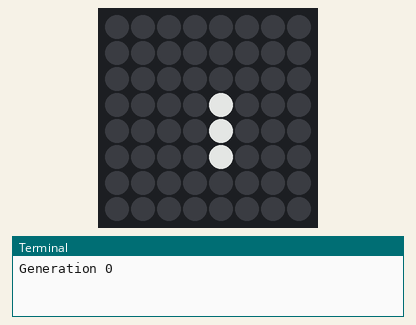
This program was run on a simulated Raspberry Pi (BCM pin numbers) with a Sense HAT. Parts: the Sense HAT's 8×8 RGB LED matrix, the last lines printed to the terminal. Dim RGB values are drawn brighter than linear.

Above: at 0.1 s.
At 1.1 s:
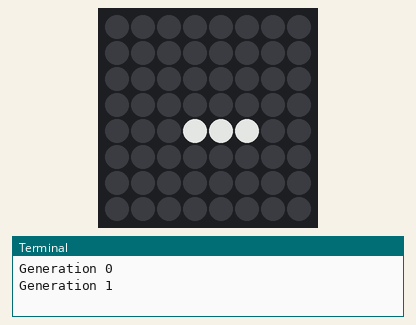
At 2.1 s:
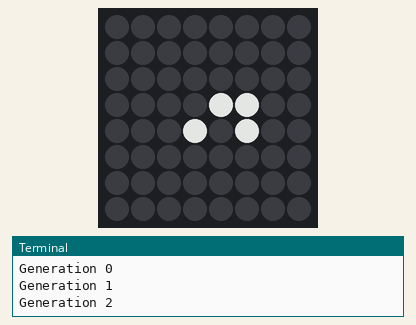
At 3.1 s:
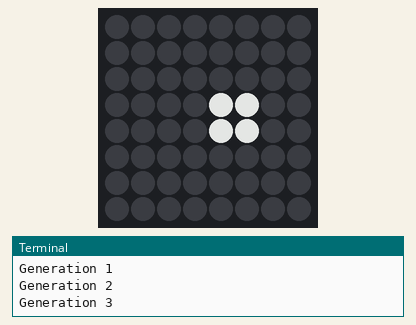

Measured:
- what the display in image 1 shows lasts 1.0 s, from 1.0 s to 2.0 s

The program:

game_of_life.py
```python
from sense_hat import SenseHat
from time import sleep

sense = SenseHat()
sense.low_light = True

speed = 1

o = (0, 0, 0)
x = (255, 255, 255)

board = [
    o, o, o, o, o, o, o, o,
    o, o, o, o, o, o, o, o,
    o, o, o, o, o, o, o, o,
    o, o, o, o, x, o, o, o,
    o, o, o, o, x, o, o, o,
    o, o, o, o, x, o, o, o,
    o, o, o, o, o, o, o, o,
    o, o, o, o, o, o, o, o,
]

new_board = [
    o, o, o, o, o, o, o, o,
    o, o, o, o, o, o, o, o,
    o, o, o, o, o, o, o, o,
    o, o, o, o, o, o, o, o,
    o, o, o, o, o, o, o, o,
    o, o, o, o, o, o, o, o,
    o, o, o, o, o, o, o, o,
    o, o, o, o, o, o, o, o,
]


def update_board(board):
    for cell, value in enumerate(board):
        neighbours = count_neighbours(board, cell)
        if value == x:
            if 1 < neighbours < 4:
                new_board[cell] = x
            else:
                new_board[cell] = o
        elif value == o:
            if neighbours == 3:
                new_board[cell] = x
            else:
                new_board[cell] = o
    return new_board


def count_neighbours(board, cell):
    count = 0
    for i in [1, 7, 8, 9]:
        if board[(cell + i) % 64] == x: count += 1
        if board[(cell - i) % 64] == x: count += 1
    return count


def main():
    global board, new_board
    generation = 0
    while True:
        sense.set_pixels(board)
        print(f'Generation {generation}')
        new_board = update_board(board)
        board = new_board
        sleep(speed)
        generation += 1


try:
    main()
except KeyboardInterrupt:
    sense.clear()
```
